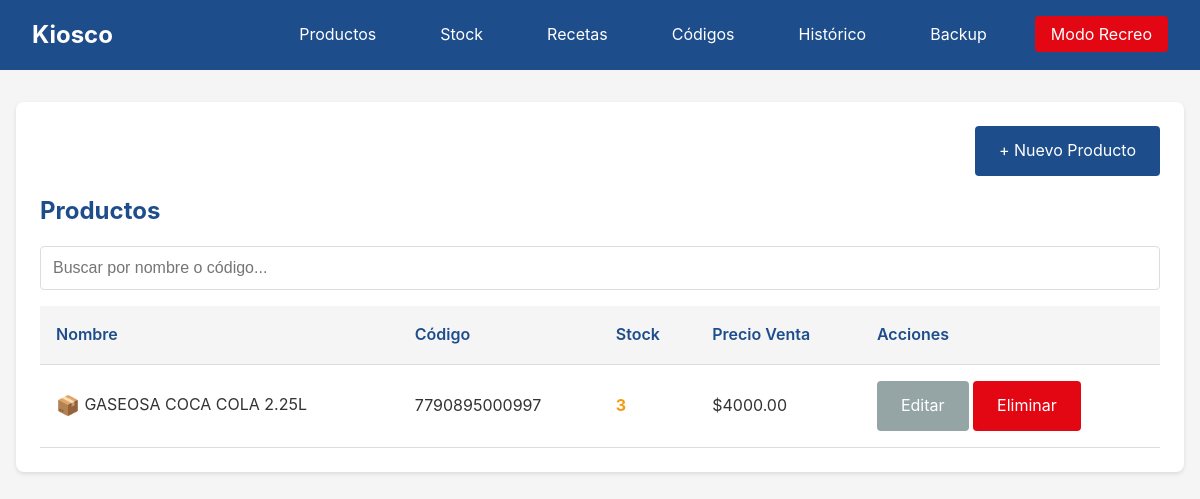
The app's page /productos/, older data.
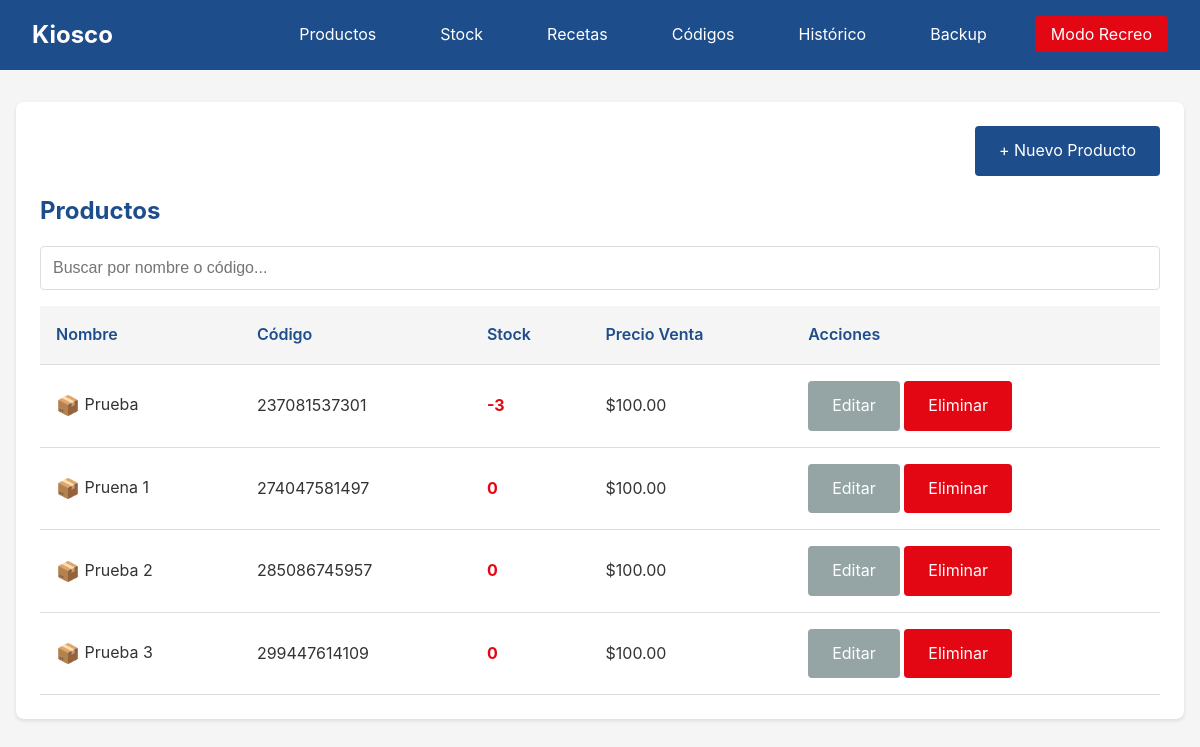
The same page, newer data.
### models.py (models this page shows)
class Producto(db.Model):
    __tablename__ = 'productos'
    id = db.Column(db.Integer, primary_key=True)
    nombre = db.Column(db.Text, nullable=False)
    codigo_barras = db.Column(db.Text, unique=True, nullable=False)
    codigo_tipo = db.Column(db.Text, nullable=False)
    foto_path = db.Column(db.Text, nullable=True)
    precio_venta = db.Column(db.Float, nullable=False)
    precio_costo = db.Column(db.Float, nullable=True)
    activo = db.Column(db.Integer, default=1)
    creado_en = db.Column(db.Text, default=lambda: datetime.now().isoformat())
    actualizado_en = db.Column(db.Text, default=lambda: datetime.now().isoformat(), onupdate=lambda: datetime.now().isoformat())
    stock = db.relationship('Stock', backref='producto', uselist=False)
    recetas = db.relationship('Receta', backref='producto')

### routes/productos.py (the view)
@productos_bp.route('/')
def index():
    productos = Producto.query.filter_by(activo=1).all()
    for p in productos:
        if not p.stock:
            s = Stock(producto_id=p.id, cantidad_actual=0)
            db.session.add(s)
            db.session.commit()
    return render_template('productos/index.html', productos=productos)

### templates/productos/index.html (shortened to what this page needs)
{% extends 'base.html' %}
{% block content %}
<div class="card">
    <div class="text-right mb-1">
        <a href="{{ url_for('productos.nuevo') }}" class="btn btn-primary">+ Nuevo Producto</a>
    </div>
    <h2>Productos</h2>
    <div class="form-group">
        <input type="text" id="buscador" placeholder="Buscar por nombre o código...">
    </div>
    <table>
        <thead>
            <tr>
                <th>Nombre</th>
                <th>Código</th>
                <th>Stock</th>
                <th>Precio Venta</th>
                <th>Acciones</th>
            </tr>
        </thead>
        <tbody id="productos-lista">
            {% for producto in productos %}
            <tr data-nombre="{{ producto.nombre|lower }}" data-codigo="{{ producto.codigo_barras }}">
                <td>
                    <span style="display:{% if producto.foto_path %}none{% else %}inline{% endif %};font-size:1.2rem;vertical-align:middle;">📦</span>
                    {{ producto.nombre }}
                </td>
                <td>{{ producto.codigo_barras }}</td>
                <td>
                    {% set stock = producto.stock.cantidad_actual if producto.stock else 0 %}
                    <span class="{% if stock > 5 %}stock-ok{% elif stock > 0 %}stock-low{% else %}stock-zero{% endif %}">
                        {{ stock }}
                    </span>
                </td>
                <td>${{ "%.2f"|format(producto.precio_venta) }}</td>
                <td>
                    <a href="{{ url_for('productos.editar', id=producto.id) }}" class="btn btn-secondary">Editar</a>
                    <a href="{{ url_for('productos.eliminar', id=producto.id) }}" class="btn btn-danger" onclick="return confirm('¿Darlo de baja?')">Eliminar</a>
                </td>
            </tr>
            {% endfor %}
        </tbody>
    </table>
</div>
{% endblock %}

Row changes from the older to the newer data that the page shows:
no longer on this page (row edited): Producto: nombre "GASEOSA COCA COLA 2.25L", codigo_barras "7790895000997", stock "3", precio_venta "4000.00"
added Producto: nombre "Prueba", codigo_barras "237081537301", stock "-3", precio_venta "100.00"
added Producto: nombre "Pruena 1", codigo_barras "274047581497", stock "0", precio_venta "100.00"
added Producto: nombre "Prueba 2", codigo_barras "285086745957", stock "0", precio_venta "100.00"
added Producto: nombre "Prueba 3", codigo_barras "299447614109", stock "0", precio_venta "100.00"
